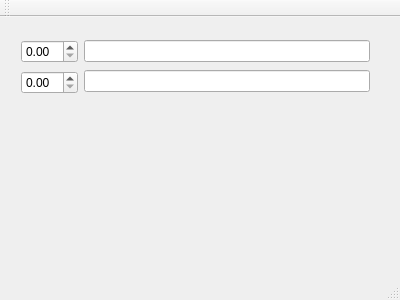
<?xml version="1.0" encoding="UTF-8"?>
<ui version="4.0">
 <class>WaterSteam</class>
 <widget class="QMainWindow" name="WaterSteam">
  <property name="geometry">
   <rect>
    <x>0</x>
    <y>0</y>
    <width>400</width>
    <height>300</height>
   </rect>
  </property>
  <property name="windowTitle">
   <string>WaterSteam</string>
  </property>
  <widget class="QWidget" name="centralWidget">
   <widget class="QWidget" name="horizontalLayoutWidget">
    <property name="geometry">
     <rect>
      <x>10</x>
      <y>10</y>
      <width>371</width>
      <height>80</height>
     </rect>
    </property>
    <layout class="QHBoxLayout" name="horizontalLayout">
     <item>
      <layout class="QVBoxLayout" name="verticalLayout">
       <item>
        <widget class="QDoubleSpinBox" name="temperatureSpinBox"/>
       </item>
       <item>
        <widget class="QDoubleSpinBox" name="pressureSpinBox"/>
       </item>
      </layout>
     </item>
     <item>
      <layout class="QVBoxLayout" name="verticalLayout_2">
       <item>
        <widget class="QLineEdit" name="TemperaturelineEdit"/>
       </item>
       <item>
        <widget class="QLineEdit" name="PressurelineEdit"/>
       </item>
      </layout>
     </item>
    </layout>
   </widget>
  </widget>
  <widget class="QMenuBar" name="menuBar">
   <property name="geometry">
    <rect>
     <x>0</x>
     <y>0</y>
     <width>400</width>
     <height>18</height>
    </rect>
   </property>
  </widget>
  <widget class="QToolBar" name="mainToolBar">
   <attribute name="toolBarArea">
    <enum>TopToolBarArea</enum>
   </attribute>
   <attribute name="toolBarBreak">
    <bool>false</bool>
   </attribute>
  </widget>
  <widget class="QStatusBar" name="statusBar"/>
 </widget>
 <layoutdefault spacing="6" margin="11"/>
 <resources/>
 <connections/>
</ui>
